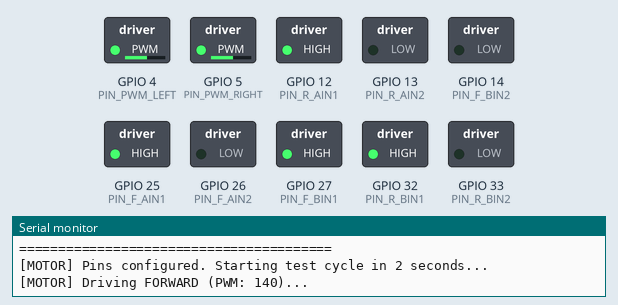
Recording of a sketch running on a simulated ESP32. Parts: switched loads named in the sketch (green lamp = pin HIGH), the last lines printed to the serial monitor.

Above: at 3.05 s.
At 6.95 s:
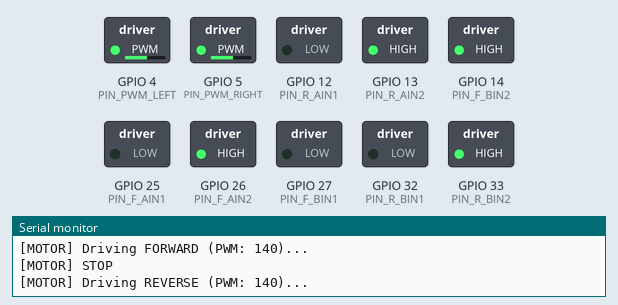
At 8.95 s:
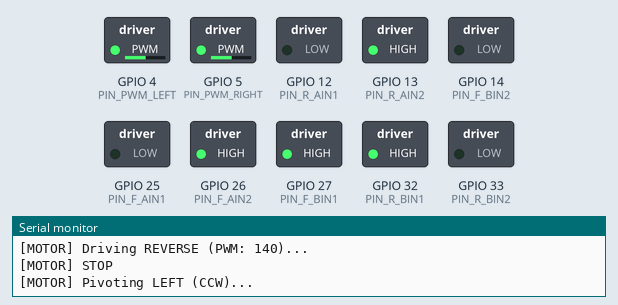
At 11.95 s:
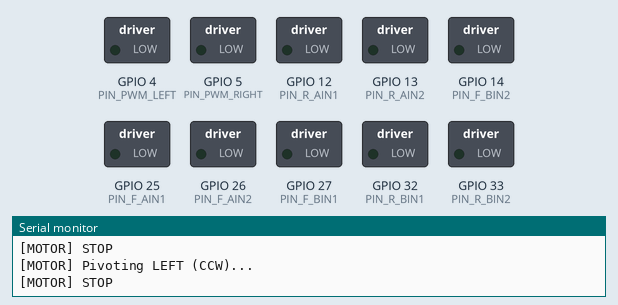
Timing chart, 0 to 14.7 s (numbered marks = the images above):
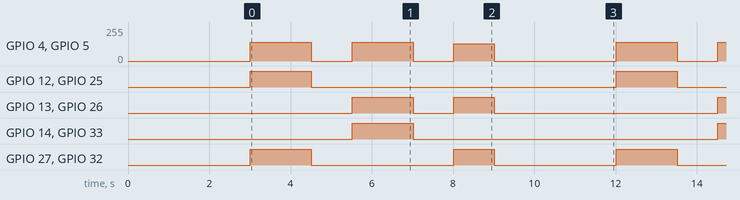

The sketch:

step1_motor_diagnostic.ino
```cpp
/*
 * ======================================================================================
 * STEP 1: ESP32 4WD LOW-LEVEL MOTOR HARDWARE DIAGNOSTIC
 * ======================================================================================
 * Purpose: Verify that all 4 motors and both TB6612FNG drivers function correctly
 *          without any Wi-Fi, ROS 2, or sensor dependencies.
 *
 * Hardware Pinout (FROZEN):
 *   - Left PWM (Front & Rear PWMA spliced):  GPIO 4
 *   - Right PWM (Front & Rear PWMB spliced): GPIO 5
 *   - Front-Left AIN1: GPIO 25, AIN2: GPIO 26
 *   - Front-Right BIN1: GPIO 27, BIN2: GPIO 14
 *   - Rear-Left AIN1: GPIO 12, AIN2: GPIO 13
 *   - Rear-Right BIN1: GPIO 32, BIN2: GPIO 33
 *   - STBY pins on BOTH drivers: Hardwired to 3.3V
 * ======================================================================================
 */

// Spliced PWM Pins
const int PIN_PWM_LEFT  = 4;
const int PIN_PWM_RIGHT = 5;

// 8 Direction Pins
const int PIN_F_AIN1 = 25;
const int PIN_F_AIN2 = 26;
const int PIN_F_BIN1 = 27;
const int PIN_F_BIN2 = 14;

const int PIN_R_AIN1 = 12;
const int PIN_R_AIN2 = 13;
const int PIN_R_BIN1 = 32;
const int PIN_R_BIN2 = 33;

void setLeftMotors(int speed) {
  if (speed > 0) {
    digitalWrite(PIN_F_AIN1, HIGH); digitalWrite(PIN_F_AIN2, LOW);
    digitalWrite(PIN_R_AIN1, HIGH); digitalWrite(PIN_R_AIN2, LOW);
  } else if (speed < 0) {
    digitalWrite(PIN_F_AIN1, LOW); digitalWrite(PIN_F_AIN2, HIGH);
    digitalWrite(PIN_R_AIN1, LOW); digitalWrite(PIN_R_AIN2, HIGH);
  } else {
    digitalWrite(PIN_F_AIN1, LOW); digitalWrite(PIN_F_AIN2, LOW);
    digitalWrite(PIN_R_AIN1, LOW); digitalWrite(PIN_R_AIN2, LOW);
  }
  analogWrite(PIN_PWM_LEFT, constrain(abs(speed), 0, 255));
}

void setRightMotors(int speed) {
  if (speed > 0) {
    digitalWrite(PIN_F_BIN1, HIGH); digitalWrite(PIN_F_BIN2, LOW);
    digitalWrite(PIN_R_BIN1, HIGH); digitalWrite(PIN_R_BIN2, LOW);
  } else if (speed < 0) {
    digitalWrite(PIN_F_BIN1, LOW); digitalWrite(PIN_F_BIN2, HIGH);
    digitalWrite(PIN_R_BIN1, LOW); digitalWrite(PIN_R_BIN2, HIGH);
  } else {
    digitalWrite(PIN_F_BIN1, LOW); digitalWrite(PIN_F_BIN2, LOW);
    digitalWrite(PIN_R_BIN1, LOW); digitalWrite(PIN_R_BIN2, LOW);
  }
  analogWrite(PIN_PWM_RIGHT, constrain(abs(speed), 0, 255));
}

void stopAllMotors() {
  setLeftMotors(0);
  setRightMotors(0);
}

void setup() {
  Serial.begin(115200);
  delay(1000);

  Serial.println(F("\n========================================"));
  Serial.println(F("[BOOT] STEP 1: 4WD Hardware Diagnostic"));
  Serial.println(F("[BOOT] Native ESP32 PWM on Pins D4 & D5"));
  Serial.println(F("========================================"));

  pinMode(PIN_PWM_LEFT, OUTPUT);
  pinMode(PIN_PWM_RIGHT, OUTPUT);

  pinMode(PIN_F_AIN1, OUTPUT); pinMode(PIN_F_AIN2, OUTPUT);
  pinMode(PIN_F_BIN1, OUTPUT); pinMode(PIN_F_BIN2, OUTPUT);
  pinMode(PIN_R_AIN1, OUTPUT); pinMode(PIN_R_AIN2, OUTPUT);
  pinMode(PIN_R_BIN1, OUTPUT); pinMode(PIN_R_BIN2, OUTPUT);

  stopAllMotors();
  Serial.println(F("[MOTOR] Pins configured. Starting test cycle in 2 seconds..."));
  delay(2000);
}

void loop() {
  Serial.println(F("[MOTOR] Driving FORWARD (PWM: 140)..."));
  setLeftMotors(140);
  setRightMotors(140);
  delay(1500);

  Serial.println(F("[MOTOR] STOP"));
  stopAllMotors();
  delay(1000);

  Serial.println(F("[MOTOR] Driving REVERSE (PWM: 140)..."));
  setLeftMotors(-140);
  setRightMotors(-140);
  delay(1500);

  Serial.println(F("[MOTOR] STOP"));
  stopAllMotors();
  delay(1000);

  Serial.println(F("[MOTOR] Pivoting LEFT (CCW)..."));
  setLeftMotors(-130);
  setRightMotors(130);
  delay(1000);

  Serial.println(F("[MOTOR] STOP"));
  stopAllMotors();
  delay(3000);
}
```

Measured:
- by itself, GPIO 12 (PIN_R_AIN1), GPIO 14 (PIN_F_BIN2), GPIO 25 (PIN_F_AIN1), GPIO 33 (PIN_R_BIN2): alternates HIGH for 1.5 s and LOW for 7.5 s
- by itself, GPIO 13 (PIN_R_AIN2), GPIO 26 (PIN_F_AIN2): repeats every 9.0 s: LOW 1.0 s, HIGH 1.0 s, LOW 5.5 s, HIGH 1.5 s
- by itself, GPIO 27 (PIN_F_BIN1), GPIO 32 (PIN_R_BIN1): repeats every 9.0 s: LOW 3.5 s, HIGH 1.0 s, LOW 3.0 s, HIGH 1.5 s
- by itself, GPIO 4 (PIN_PWM_LEFT), GPIO 5 (PIN_PWM_RIGHT): repeats every 9.0 s: 0/255 1.0 s, 140/255 1.5 s, 0/255 1.0 s, 130/255 1.0 s, 0/255 3.0 s, 140/255 1.5 s
